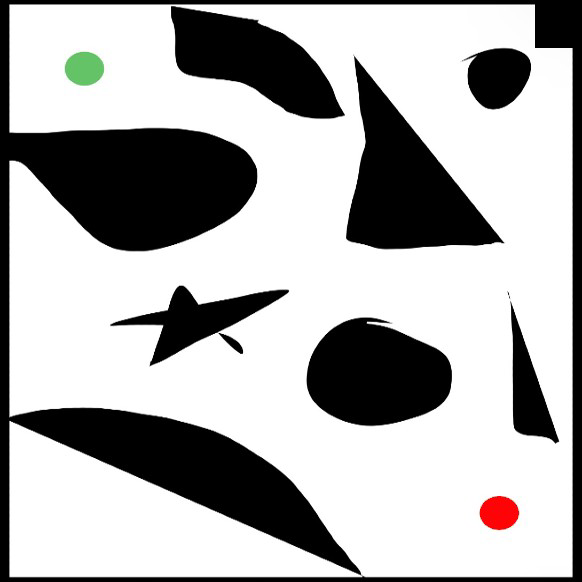
#> input picture Test7.bmp, 582 x 582 px
$ python main.py
#> lines starting #> are read from the running program, lines starting #| are printed output that depends on the picture; after the words box and inside, x2 and y2 are one past the last pixel; in counts of white or black regions, pixels touching at a corner belong together
### Reader.py
import imageio.v3 as iio
import numpy as np

class Reader(object):
    def __init__(self):
        self.proporcion = 25
        self.sectores = []
        self.info = []


    def VerMatriz(self, m):
        for i in m:
            print(i)

    def discretizacion(self, img, binary_mat):
        self.proporcion = int(len(img) / 23)
        veces = int(len(img) / self.proporcion)
        bandera = True
        color_rojo = self.proporcion * self.proporcion * 0.3
        #print(color_rojo)
        for i in range(0,veces):
            self.sectores.append([])
            for j in range(0, veces):
                contador = [0,0,0,0]
                for columna in range(i*self.proporcion,i*self.proporcion+self.proporcion):
                    for fila in range(j*self.proporcion,j*self.proporcion+self.proporcion):
                        try:
                            if binary_mat[columna][fila] == 0:
                                contador[0] += 1
                            elif binary_mat[columna][fila] == 1:
                                contador[1] += 1
                            elif binary_mat[columna][fila] == 2:
                                contador[2] += 1
                            elif binary_mat[columna][fila] == 3:
                                contador[3] += 1
                        except:
                            pass
                            #print(columna,fila)
                if contador[2] >= color_rojo and bandera:
                    self.sectores[i].append(2)
                    bandera = False
                elif contador[3]>=175:
                    try:
                        if self.sectores[i][j-1]!=3 and self.sectores[i-1][j]!=3:
                            self.sectores[i].append(3)
                        else:
                            self.sectores[i].append(1)
                    except:
                        self.sectores[i].append(1)

                elif contador[0]>contador[1]:
                    self.sectores[i].append(0)
                elif contador[0]==contador[1]:
                    self.sectores[i].append(0)
                else:
                    self.sectores[i].append(1)
                contador = [0,0,0,0]

        return self.sectores

    # [28 lines left out: function agrandar, not called in this run]

    def read(self,filename):

        # reading:
#> called with filename = './Test7.bmp'
        img = iio.imread(filename)
#> img is the input picture: shape (582, 582, 3); mean R, G, B 175.2, 174.7, 174.5

        # Base de la matrix de unos y ceros
        binary_mat = np.zeros((len(img), len(img[0])), dtype=np.uint8)
#> binary_mat: shape (582, 582); every value is 0

        # Asignar 0, 1, 2, 3
        for i in range(len(img)):
            for j in range(len(img)):
                if img[i][j][0] >= 250 and img[i][j][1] >= 250 and img[i][j][2] >= 250:
                    binary_mat[i][j] = 1
                elif img[i][j][0] <= 80 and img[i][j][1] <= 80 and img[i][j][2] <= 80:
                    binary_mat[i][j] = 0
                elif img[i][j][0] >= 180 and img[i][j][1] >= 0 and img[i][j][2] >= 0:
                    binary_mat[i][j] = 2
                elif img[i][j][0] >= 0 and img[i][j][1] >= 180 and img[i][j][2] >= 0:
                    binary_mat[i][j] = 3
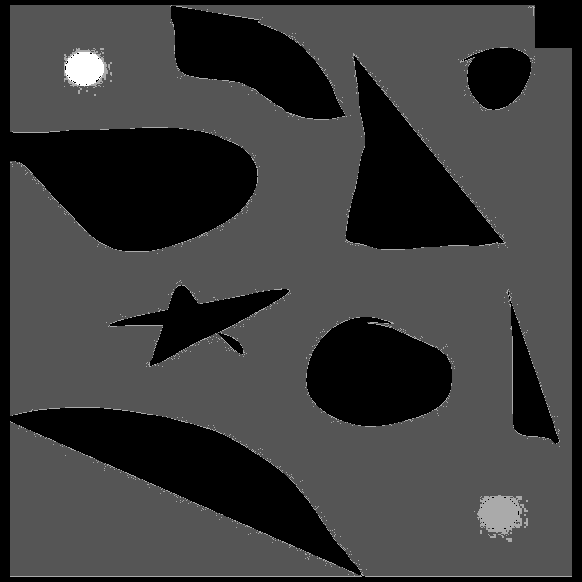
#> binary_mat: shape (582, 582); min 0, max 3, mean 0.706; drawn with min black and max white

        return binary_mat, img

### Tablero.py
from Casillas import Casilla
import networkx as nx
from Casillas import Casilla

class Tablero():
    def __init__(self,matriz):
        self.Grafo = nx.Graph()
        self.matriz = matriz
        self.length = len(matriz)
        self.inicio = None
        self.goal = []
        self.MatrizNodes=[[0 for x in range(0,self.length)]
                                for y in range(0,self.length)]

    def create_Nodos(self):

        for y in range(self.length):
            for x in range(self.length):
                if self.matriz[y][x] == 1 or self.matriz[y][x] == 2 or self.matriz[y][x] == 3:
                    CasillaTemp =  Casilla(x,y,self.matriz[y][x])
                    #print(CasillaTemp)
                    self.MatrizNodes[y][x] = CasillaTemp
                    self.Grafo.add_node(CasillaTemp)

                    if self.matriz[y][x] == 2:
                        CasillaTemp.Padre = CasillaTemp
                        self.inicio = CasillaTemp


                    if self.matriz[y][x] == 3:
                        self.goal.append(CasillaTemp)


        for y in range(self.length):
            for x in range(self.length):
                if self.matriz[y][x] == 1 or self.matriz[y][x] == 2 or self.matriz[y][x] == 3:

                    try:
                        if self.matriz[y-1][x] == 1 and y != 0 or self.matriz[y-1][x] == 3:
                            self.MatrizNodes[y][x].VecinoArriba = self.MatrizNodes[y-1][x]
                            self.Grafo.add_edge(self.MatrizNodes[y][x],self.MatrizNodes[y-1][x])

                    except:
                        pass

                    try:
                        if self.matriz[y+1][x] == 1 or self.matriz[y+1][x] == 3:
                            self.MatrizNodes[y][x].VecinoAbajo = self.MatrizNodes[y+1][x]
                            self.Grafo.add_edge(self.MatrizNodes[y][x],self.MatrizNodes[y+1][x])

                    except:
                        pass

                    try:
                        if self.matriz[y][x-1] == 1 and x !=0 or self.matriz[y][x-1] == 3:
                            self.MatrizNodes[y][x].VecinoIzquierda = self.MatrizNodes[y][x-1]
                            self.Grafo.add_edge(self.MatrizNodes[y][x],self.MatrizNodes[y][x-1])

                    except:
                        pass

                    try:
                        if self.matriz[y][x+1] == 1 or self.matriz[y][x+1] == 3:
                            self.MatrizNodes[y][x].VecinoDerecha = self.MatrizNodes[y][x+1]
                            self.Grafo.add_edge(self.MatrizNodes[y][x],self.MatrizNodes[y][x+1])

                    except:
                        pass


### Casillas.py
class Casilla():
    def __init__(self,x,y,color):
        self.position =[y,x]
        self.VecinoArriba=None
        self.VecinoAbajo=None
        self.VecinoDerecha=None
        self.VecinoIzquierda=None
        self.Padre = None
        self.color=color

    def identificador(self):
        return [self.color,self.position[0],self.position[1]]
    def Movments(self):
        return [self.VecinoIzquierda,self.VecinoArriba,self.VecinoAbajo,self.VecinoDerecha]

    def __repr__(self):
        return (str(self.color)+", "+str(self.position))

    def color(self):
        return self.color

### BFS.py
from Graph_Search import Graph_Search


class Queue():
    def __init__(self):
        self.size = 0
        self.list = []

    def enqueue(self, data):
        self.list.append(data)
        self.size += 1

    def dequeue(self):
        try:
            self.size -= 1
            return self.list.pop(0)
        except Exception as error:
            print(f'{error} is not possible')

    def xprint(self, index):
        print(self.list[index])


class BFS(Graph_Search):
    def __init__(self, graph, start, goal):
        super().__init__(graph, start, goal)


    def actions(self, state):
        return state.Movments()


    def result(self, state, action):
        action.Padre = state


    def goalTest(self, state):
        return state in self.goal


    def step_cost(self, state, action, state2):
        return self.graph.get_step_cost(state, action)


    # [5 lines left out: function path_cost, not called in this run]

    def breadth_first(self):
        visited_nodes=[]
        queue = Queue()
        queue.enqueue(self.start)
        visited_nodes.append(self.start)

        while queue.size > 0:
        #for i in range(5):

            current_node = queue.dequeue()
            childrens = self.actions(current_node)


            if self.goalTest(current_node):
                return current_node

            for child in childrens:
                if child and not (child in visited_nodes):
                    visited_nodes.append(child)
                    queue.enqueue(child)
                    self.result(current_node, child)


### Writer.py
import imageio.v3 as iio
import numpy as np

class Writer(object):
    def __init__(self, filename, sectores, img):
        self.proporcion = 25
        self.write(filename, sectores, img)

    def write(self, filename, sectores, img):
        self.proporcion = int(len(img) / 23)

        base_matrix = self.agrandar(img, sectores)


        Dibujo = [[None for x in range(0,len(img))]
                for y in range(0,len(img))]

        Dibujo = np.copy(img)


        negro = np.array([0,0,0], dtype=np.uint8)
        blanco = np.array([255,255,255], dtype=np.uint8)
        rojo = np.array([255,0,0], dtype=np.uint8)
        verde = np.array([0,255,0], dtype=np.uint8)
        morado = np.array([255,0,255], dtype=np.uint8)


        for i in range(len(Dibujo)):
            for j in range(len(Dibujo)):
                if base_matrix[i][j]==1:
                    Dibujo[i][j] = blanco
                elif base_matrix[i][j]==0:
                    Dibujo[i][j] = negro
                elif base_matrix[i][j]==2:
                    Dibujo[i][j] = rojo
                elif base_matrix[i][j]==3:
                    Dibujo[i][j] = verde
                elif base_matrix[i][j]==4:
                    Dibujo[i][j] = morado


        # writing:
        iio.imwrite(filename, Dibujo)

    def agrandar(self, img, sectores):

        matrizdiscrete=[
                    [5 for x in range(0,len(img))]
                    for y in range(0,len(img))]


        veces = int(len(img) / self.proporcion)

        for i in range(0,veces):
                for j in range(0, veces):
                    for columna in range(i*self.proporcion,i*self.proporcion+self.proporcion):
                        for fila in range(j*self.proporcion,j*self.proporcion+self.proporcion):
                            try:
                                if sectores[i][j] == 0:
                                    matrizdiscrete[columna][fila]=0
                                elif sectores[i][j] == 1:
                                    matrizdiscrete[columna][fila]=1

                                elif sectores[i][j] == 2:
                                    matrizdiscrete[columna][fila]=2

                                elif sectores[i][j] == 3:
                                    matrizdiscrete[columna][fila]=3

                                elif sectores[i][j] == 4:
                                    matrizdiscrete[columna][fila]=4
                            except:
                                pass
        return matrizdiscrete

### Graph_Search.py
from abc import ABC, abstractmethod

class Graph_Search(ABC):
    def __init__(self, graph, start, goal):
        self.graph = graph
        self.start = start
        self.goal = goal
        self.path = []
        self.visited = []
        self.frontier = []
        self.frontier.append(start)
        self.visited.append(start)


    @abstractmethod
    def actions(self, state):
        return self.graph.get_actions(state)

    @abstractmethod
    def result(self, state, action):
        return self.graph.get_result(state, action)

    @abstractmethod
    def goalTest(self, state):
        return state == self.goal

    @abstractmethod
    def step_cost(self, state, action, state2):
        return self.graph.get_step_cost(state, action)

    # [6 lines left out: function path_cost, not called in this run]

### main.py
from Reader import Reader
from Writer import Writer
from Tablero import Tablero
from BFS import BFS
from DFS import DFS
from AStarUno import AStarUno
from AStarDos import AStarDos


if __name__ == '__main__':
    reader = Reader()
    binary, img = reader.read('./Test7.bmp')
    matrix = reader.discretizacion(img, binary)
#> in discretizacion, `self.proporcion = int(len(img) / 23)`: self.proporcion = 25
#> in discretizacion, `veces = int(len(img) / self.proporcion)`: veces = 23
#> in discretizacion, `color_rojo = self.proporcion * self.proporcion * 0.3`: color_rojo = 187.5
#> matrix = 23 items

    tablero = Tablero(matrix)
#> in __init__, `self.length = len(matriz)`: self.length = 23
    name=""
    nodof=None
    print(" 1. BFS \n 2. DFS \n 3. A*(1) \n 4. A*(2)")
    tablero.create_Nodos()

    opcion = input("Ingrese la opción a utilizar: ")
#> the answer given: 1
    if opcion == "1":
        bfs = BFS(tablero.Grafo, tablero.inicio, tablero.goal)
        nodof = (bfs.breadth_first()).Padre
        name="BFS"

    elif opcion == "2":
        dfs = DFS(tablero.Grafo, tablero.inicio, tablero.goal)
        visited = []
        nodof = (dfs.deep_first(tablero.inicio, visited)).Padre
        name="DFS"

    elif opcion == "3":
        A = AStarUno(tablero.matriz, tablero.inicio, tablero.goal)
        visited = []
        nodof = (A.astar(tablero.inicio, visited)).Padre
        name="A-star(1)"

    elif opcion == "4":
        A = AStarDos(tablero.matriz, tablero.inicio, tablero.goal)
        visited = []
        nodof = (A.astar(tablero.inicio, visited)).Padre
        name="A-star(2)"


    Writer("Normal_Map.bmp", matrix, img)
#> after the loop in write, `for i in range(len(Dibujo)):`:
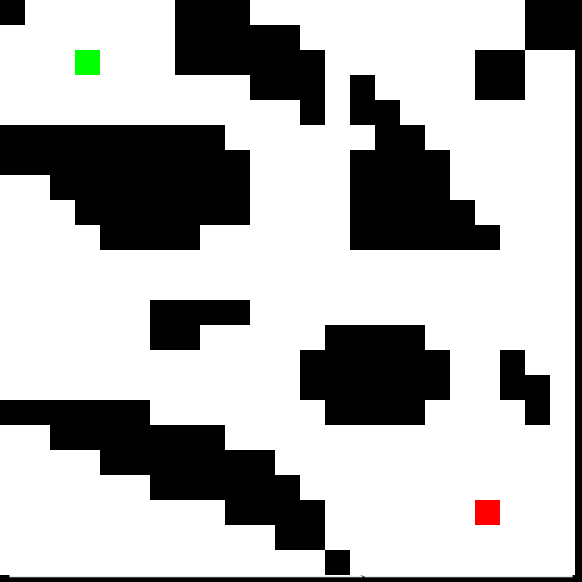
#> Dibujo: shape (582, 582, 3); 16.13% of pixels changed, all inside (x1, y1, x2, y2) = (0, 0, 575, 575)

    while nodof.Padre != nodof:
        matrix[nodof.position[0]][nodof.position[1]] = 4
        nodof = nodof.Padre
#> this loop made 33 passes

    #print(matrix)

    Writer("./Soluciones/"+name+"_New_Map.bmp", matrix, img)
#> call 2 of write, with filename = './Soluciones/BFS_New_Map.bmp'
#> after the loop in write (call 2), `for i in range(len(Dibujo)):`:
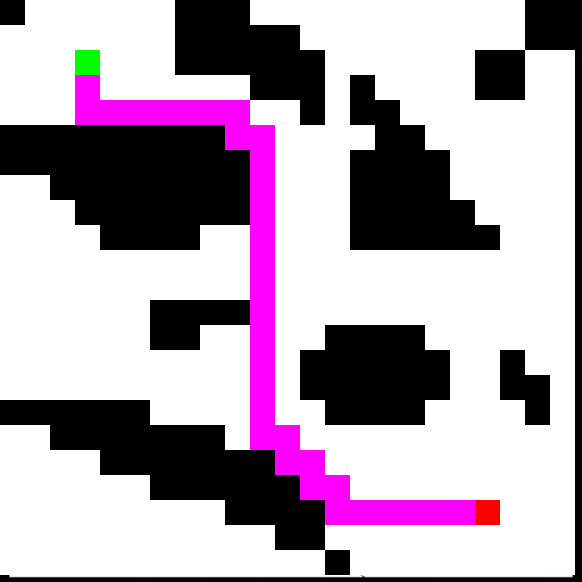
#> Dibujo: shape (582, 582, 3); mean R, G, B 177.8, 162.3, 177.4

$ run again, with Test1.bmp copied over Test7.bmp
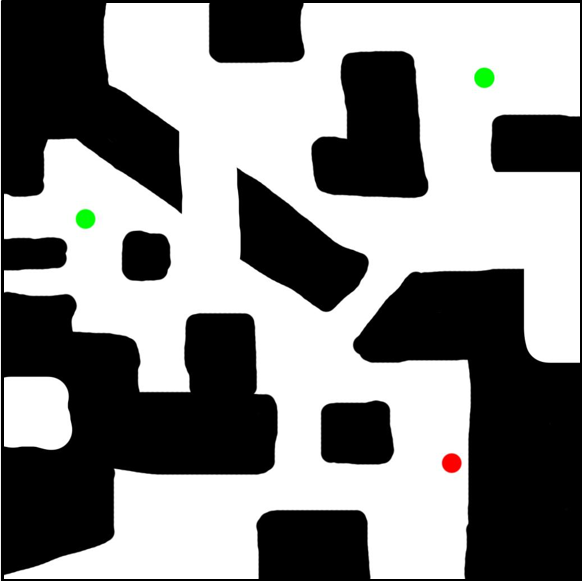
#> input picture Test1.bmp, 582 x 582 px
#> in read, img is the input picture: shape (582, 582, 3); mean R, G, B 136.3, 136.5, 136.1
#> after the loop in read, `for i in range(len(img)):`:
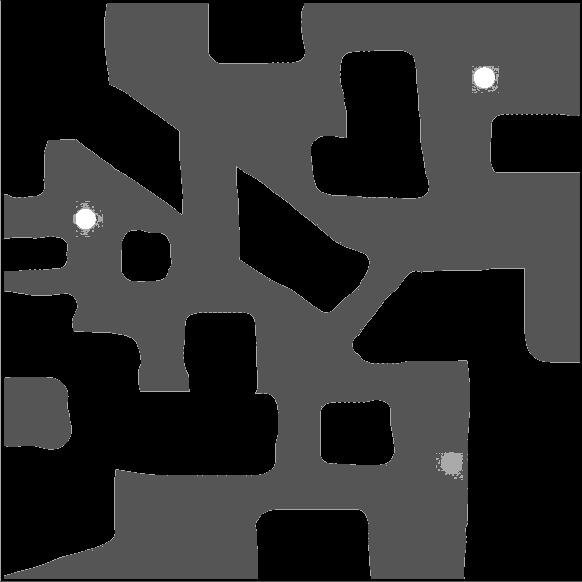
#> binary_mat: shape (582, 582); min 0, max 3, mean 0.55; drawn with min black and max white
#> self.proporcion = 25
#> veces = 23
#> color_rojo = 187.5
#> matrix = 23 items
#> self.length = 23
#> after the loop in create_Nodos, `for y in range(self.length):`: self.MatrizNodes = 23 items; self.goal = 2 items
#> the loop in breadth_first, `while queue.size > 0:` made 195 passes
#> the loop `while nodof.Padre != nodof:` made 23 passes
#> after the loop in write (call 2), `for i in range(len(Dibujo)):`:
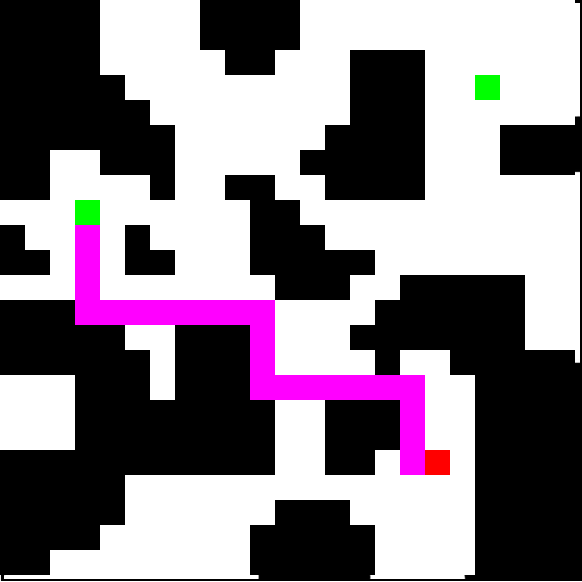
#> Dibujo: shape (582, 582, 3); 16.15% of pixels changed, all inside (x1, y1, x2, y2) = (0, 0, 575, 575)

$ run again, with Test2.bmp copied over Test7.bmp
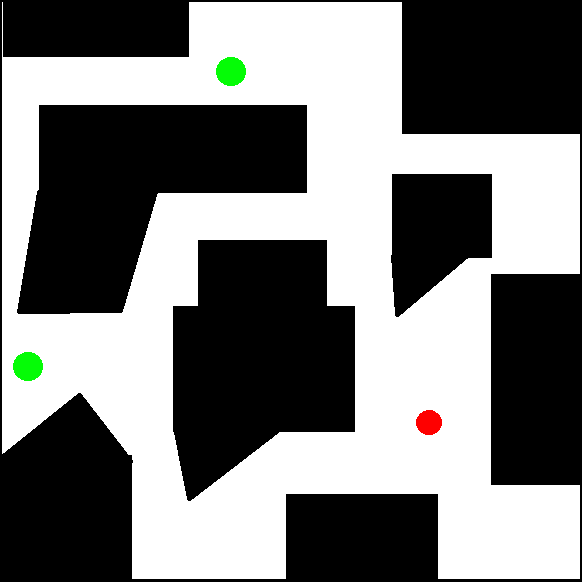
#> input picture Test2.bmp, 582 x 582 px
#> in read, img is the input picture: shape (582, 582, 3); mean R, G, B 123, 123.6, 122.6
#> after the loop in read, `for i in range(len(img)):`:
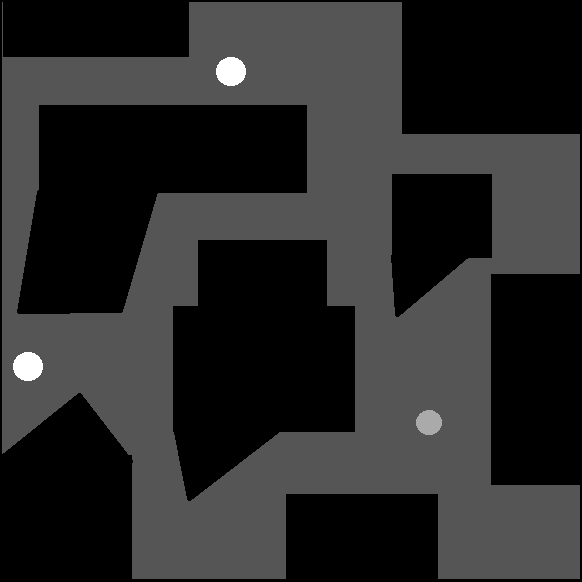
#> binary_mat: shape (582, 582); min 0, max 3, mean 0.496; drawn with min black and max white
#> self.proporcion = 25
#> veces = 23
#> color_rojo = 187.5
#> matrix = 23 items
#> self.length = 23
#> after the loop in create_Nodos, `for y in range(self.length):`: self.MatrizNodes = 23 items; self.goal = 2 items
#> the loop in breadth_first, `while queue.size > 0:` made 214 passes
#> the loop `while nodof.Padre != nodof:` made 21 passes
#> after the loop in write (call 2), `for i in range(len(Dibujo)):`:
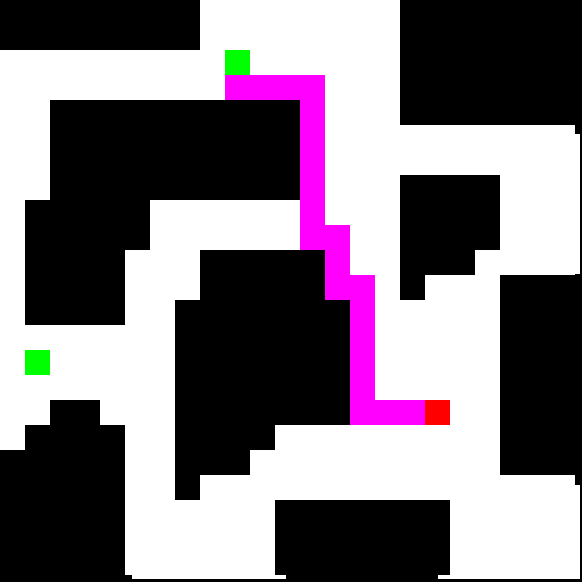
#> Dibujo: shape (582, 582, 3); 11.56% of pixels changed, all inside (x1, y1, x2, y2) = (0, 0, 575, 575)

$ run again, with Test3.bmp copied over Test7.bmp
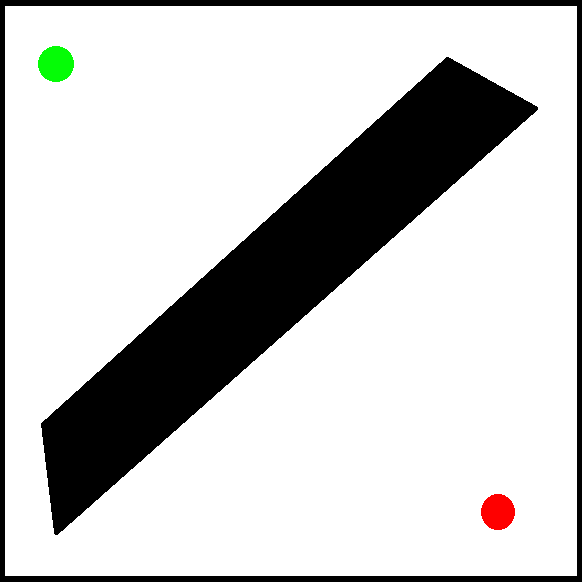
#> input picture Test3.bmp, 582 x 582 px
#> in read, img is the input picture: shape (582, 582, 3); mean R, G, B 201, 201, 200.3
#> after the loop in read, `for i in range(len(img)):`:
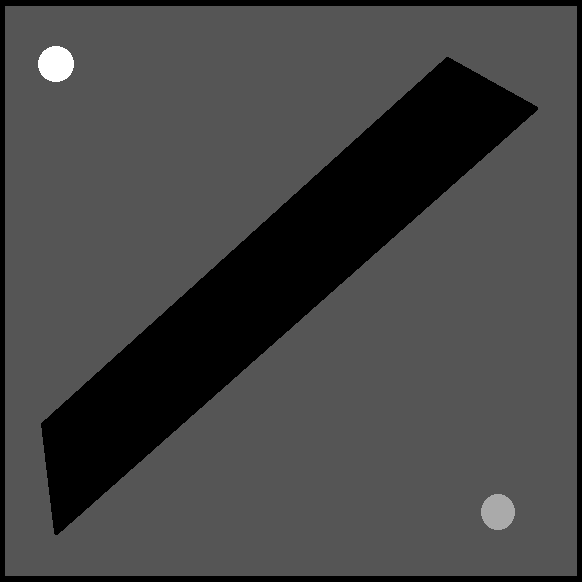
#> binary_mat: shape (582, 582); min 0, max 3, mean 0.8; drawn with min black and max white
#> self.proporcion = 25
#> veces = 23
#> color_rojo = 187.5
#> matrix = 23 items
#> self.length = 23
#> the loop `while nodof.Padre != nodof:` made 37 passes
#> after the loop in write (call 2), `for i in range(len(Dibujo)):`:
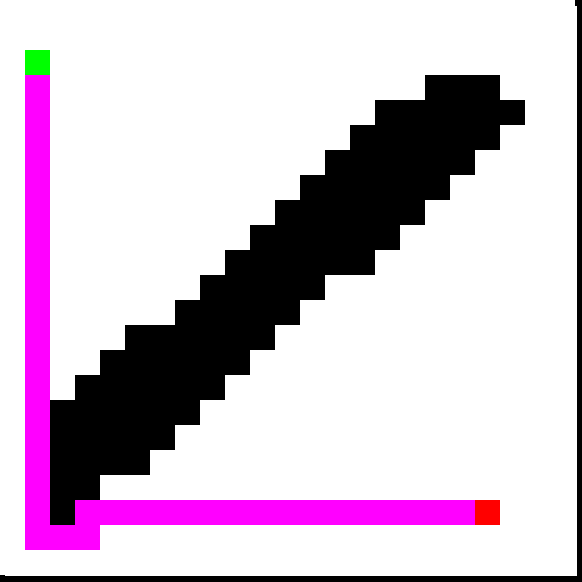
#> Dibujo: shape (582, 582, 3); 11.62% of pixels changed, all inside (x1, y1, x2, y2) = (0, 0, 575, 575)
